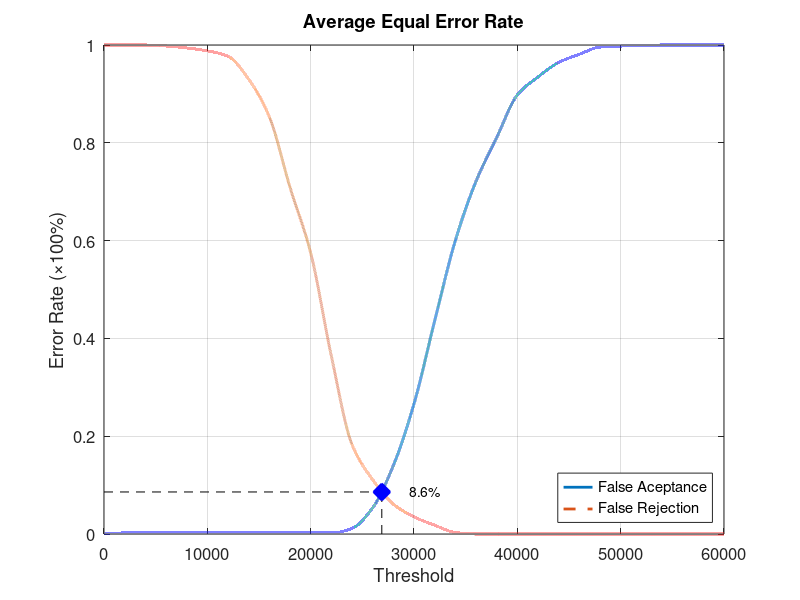
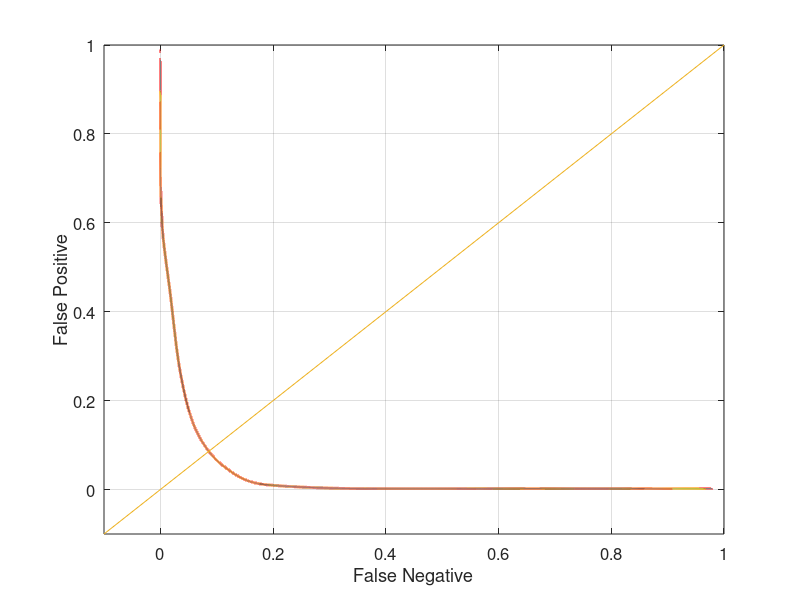

MATLAB code to generate these figures, in order:
function yEER = Database2Average
close all;
clear;
clc;
x = 0:2000:60000;
xq = 0:0.5:60000;

y0 = [0 0.00210526 0.00210526 0.00210526 0.00210526 0.00210526 0.00210526 0.00210526 0.00210526 0.00210526 0.00210526 0.00210526 0.0115789 0.0536842 0.14 0.266316 0.435789 0.6 0.721053 0.810526 0.897895 0.934737 0.964211 0.981053 0.995789 0.997895 0.998947 1 1 1 1];
yy0 = interp1(x, y0, xq, 'pchip');
y1 = [1 1 1 0.998 0.994 0.988 0.977 0.93 0.853 0.709 0.575 0.364 0.183 0.111 0.061 0.035 0.018 0.003 0 0 0 0 0 0 0 0 0 0 0 0 0];
yy1 = interp1(x, y1, xq, 'pchip');

% Calculating EER: 
y2 = abs(y0 - y1);
find(y2 == min(y2))
yy2 = abs(yy0 - yy1);
xEER = find(yy2 == min(yy2));
xEERIndex = xq(xEER) % X-axis EER
yEER = yy0(xEER) % Y-axis EER

main = figure
plot(xq, yy0,'-','LineWidth', 2);	hold on
plot(xq, yy1,'--','LineWidth', 2);	hold on
plot([xEERIndex xEERIndex], [0 yEER], 'k--');	hold on
plot([0 xEERIndex], [yEER yEER], 'k--');	hold on
plot(xEERIndex, yEER, 'bx', 'LineWidth', 10);	hold on
text(xEERIndex + 10 * xEERIndex / 100, yEER, [num2str(round((10000 * yEER)) / 100) '%'])
legend('False Aceptance', 'False Rejection', 'Location', 'SouthEast')
xlabel('Threshold')
ylabel('Error Rate (\times100%)')
title('Average Equal Error Rate')
set(gca, 'FontSize', 12)
axis([0 60000 0 1])
grid on

print(main, 'Database2AverageMain', '-dpng');
FNRxFPR = figure('Color', [1 1 1]);
plot(yy1, yy0, '-', yy1, yy0, 'LineWidth', 2);
hold on
y = -0.1:0.1:1
plot(y, y); 
set(gca, 'FontSize', 12)
xlabel('False Negative')
ylabel('False Positive')
axis([-0.1 1 -0.1 1])
set(gca, 'FontSize', 12)
grid on

print(FNRxFPR, 'Database2AverageFNRxFPR','-dpng');
end
